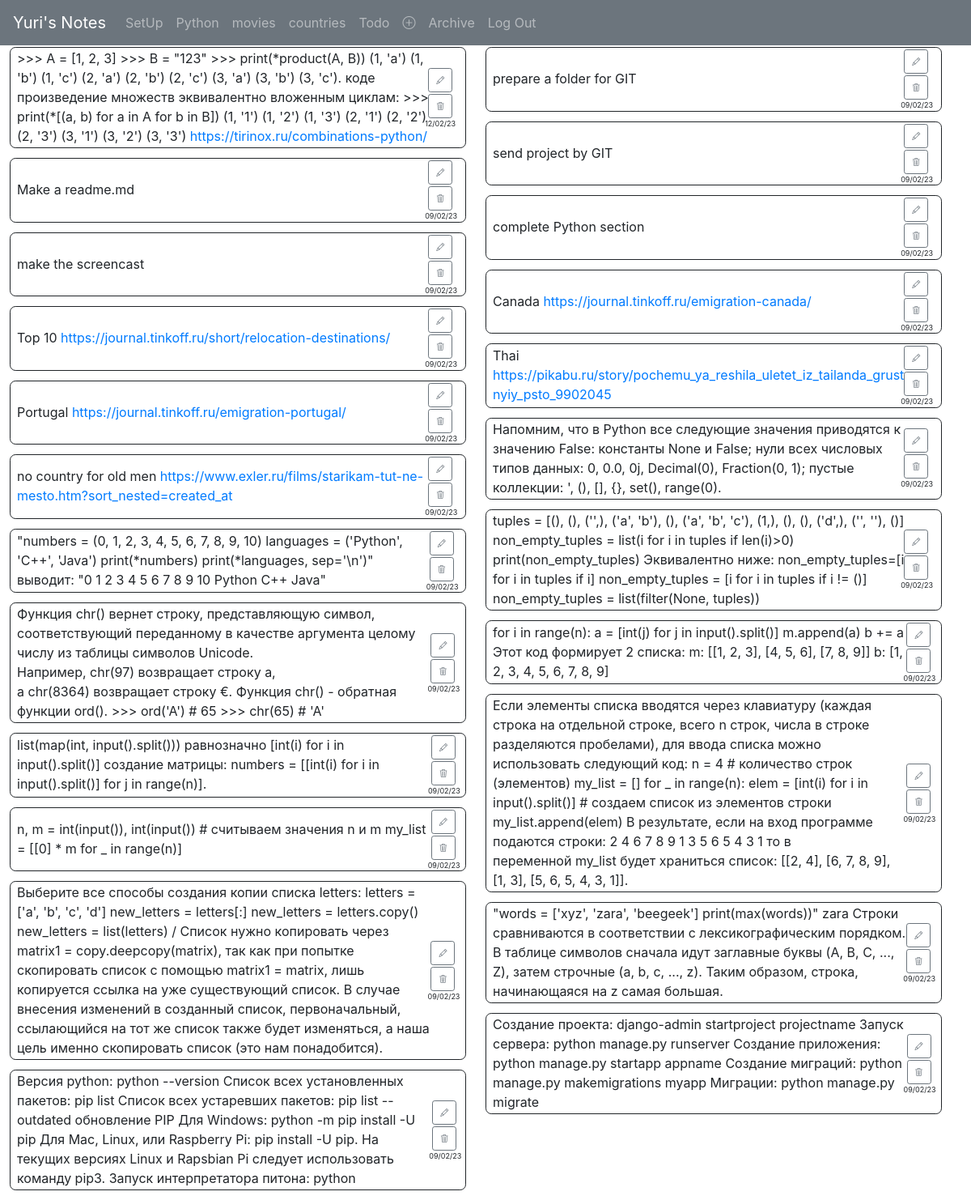
The page / (signed in) on the database its author committed.
### mynotes/models.py (models this page shows, shortened)
class User(AbstractUser):
    pass

class Section(models.Model):
    section = models.CharField(max_length=64)
    author = models.ForeignKey(User, on_delete=models.CASCADE)
    status = models.CharField(max_length=16, default='active')
    def __str__(self):
        return f'{self.section}'

class Note(models.Model):
    author = models.ForeignKey(User, on_delete=models.CASCADE)
    created = models.DateTimeField(default=timezone.now)
    crshown = models.DateField()
    content = models.TextField()
    status = models.CharField(max_length=8, default='active')
    url = models.URLField(editable=True, blank=True)
    section = models.ForeignKey(Section, on_delete=models.CASCADE)
    category = models.ManyToManyField(Category, blank=True, related_name='notecat')

### mynotes/views.py (the view)
# urls.py: path("", views.index, name="index"),
def index(request):
    if request.user.is_authenticated:
        sections = Section.objects.filter(author=request.user, status='active')
        notes = Note.objects.filter(
            author=request.user, section__in=sections, status='active'
            ).order_by('created').reverse()
        not1 = notes[0::2]
        not2 = notes[1::2]
        return render(request, "mynotes/index.html", {"sections": sections, "not1": not1, "not2": not2})
    return render(request, "mynotes/index.html")

### mynotes/templates/mynotes/index.html (shortened to what this page needs)
{% extends "mynotes/layout.html" %}
{% block nav %}
    {% if sections %}
    {% for section in sections %}
    <li class="nav-item">
        <a class="nav-link" href="{%url 'sectionnotes' section.id %}">{{section}}</a>
    </li>
    {% endfor %}
    {% endif %}
{% endblock %}
{% block body %}
<div id='notesdiv' style="display: flex; flex-wrap: wrap; margin-top: -10px;">
    <div>
    {% for note in not1 %}
    {% include "mynotes/notes.html" %}
    {% endfor %}
    </div>
    <div>
    {% for note in not2 %}
    {% include "mynotes/notes.html" %}
    {% endfor %}
    </div>
</div>
{% endblock %}

### mynotes/templates/mynotes/layout.html (shortened to what this page needs)
{% load static %}
<!DOCTYPE html>
<html lang="en">
    <head>
        <link rel="stylesheet" href="https://cdn.jsdelivr.net/npm/bootstrap@4.3.1/dist/css/bootstrap.min.css">
        <link href="{% static 'mynotes/styles.css' %}" rel="stylesheet">
    </head>
    <body>
        <nav class="navbar navbar-expand-lg navbar-dark bg-secondary">
            {% if user.is_authenticated %}
            <a class="navbar-brand" href="{% url 'index' %}">{{ user.username }}'s Notes</a>
            {% else %}
            <a class="navbar-brand" href="#">Only logged in users can keep notes here</a>
            {% endif %}
                <div>
                  <ul class="navbar-nav mr-auto">
                    {% if user.is_authenticated %}
                        {% block nav %}
                        {% endblock %}
                        <li class="nav-item active">
                            <a class="nav-link" href="{%url 'addsection' %}"><i class="bi bi-plus-circle"></i> <span class="sr-only">(current)</span></a>
                        </li>
                        <li class="nav-item">
                            <a class="nav-link" href="{%url 'archived' %}">Archive</a>
                        </li>
                        <li class="nav-item">
                            <a class="nav-link" href="{% url 'logout' %}">Log Out</a>
                        </li>
                    {% endif %}
                  </ul>
                </div>
              </nav>
        <div class="body">
            {% block body %}
            {% endblock %}
        </div>
    </body>
</html>

### mynotes/templates/mynotes/notes.html (shortened to what this page needs)
<div class="dv">
    <table>
    <tr>
        {% if categories|length > 6 %}
        <td class="roditel" style="width: 29vw;">
            <div class="cont">
                <span class="texta">{{note.content}}</span>
                <a class="urla" href={{note.url}}>{{note.url}}</a>
            </div>
        </td>
        <td style="border-right: 0.6vw solid transparent;"></td>
        <td>
            <div style="font-size: x-small; width: 14vw; height: 6vw; overflow: auto; caret-color: transparent;">
                {% for category in categories %}
                    <div style="float:left;">
                    {% if category in note.category.all %}
                    <input  class="mycl check" id={{category.id}} value={{category.category}} type="checkbox" checked>{{category.category}}&nbsp;&nbsp;
                    {% else %}
                    <input  class="mycl check" id={{category.id}} value={{category.category}} type="checkbox">{{category.category}}&nbsp;&nbsp;
                    {% endif %}
                    </div>
                {% endfor %}
            </div>
        </td>
        {% else %}
        <td class="roditel" style="width: 43.6vw;">
            <div class="cont" style="width: 42.6vw;">
                <span class="texta">{{note.content}}</span>
                <a class="urla" href={{note.url}}>{{note.url}}</a>
            </div>
        </td>
        {% endif %}
        <td>
            <ul style="list-style: none; margin-left: -45px; margin-bottom: -2px;">
                <li style="margin-bottom: 2px; margin-top:1px;">
                    <button class="bmdl pencil btn btn-sm btn-outline-secondary"><i class="mycl bi bi-pencil"></i></button>
                </li>
                <li>
                    <button class="bmdl trashbin btn btn-sm btn-outline-secondary"><i class="mycl bi bi-trash3"></i></button>
                </li>
                <li style="font-size: xx-small; margin-left: -4px; white-space: nowrap;">{{ note.crshown |date:"d/m/y" }}<span class="noteid">{{note.id}}</span></li>
            </ul>
        </td>
    </tr>
    </table>
</div>

### mynotes/static/mynotes/styles.css (style rules this page uses)
.dv { border-style: solid; border-radius: 0.6vw; border-width: 1px; margin: 1vw; padding-left: 7px; padding-top: -1px; padding-bottom: 1px; width: 47vw; white-space: normal; }
.cont { width:28vw; overflow-wrap:break-word; }
.bmdl { width: 2.5vw; height: 2.5vw; font-size: x-small }
.mycl { vertical-align: middle; accent-color: gray; }
.bi { font-style: normal; caret-color: transparent; }

### rows shown on the page
User: username "Yuri"
Section: section "SetUp"
Section: section "Python"
Section: section "movies"
Section: section "countries"
Section: section "Todo"
Note: content ">>> A = [1, 2, 3] >>> B = \"123\" >>> print(*product(A, B)) (1, 'a') (1, 'b') (1, 'c') (2, 'a') (2, 'b') (2, 'c') (3, 'a') (3, 'b') (3, 'c'). коде произведение множеств эквивалентно вложенным циклам: >>> print(*[(a, b) for a in A for b in B]) (1, '1') (1, '2') (1, '3') (2, '1') (2, '2') (2, '3') (3, '1') (3, '2') (3, '3')", url "https://tirinox.ru/combinations-python/", crshown "12/02/23"
Note: content "Make a readme.md", crshown "09/02/23"
Note: content "make the screencast", crshown "09/02/23"
Note: content "Top 10", url "https://journal.tinkoff.ru/short/relocation-destinations/", crshown "09/02/23"
Note: content "Portugal", url "https://journal.tinkoff.ru/emigration-portugal/", crshown "09/02/23"
Note: content "no country for old men", url "https://www.exler.ru/films/starikam-tut-ne-mesto.htm?sort_nested=created_at", crshown "09/02/23"
Note: content "\"numbers = (0, 1, 2, 3, 4, 5, 6, 7, 8, 9, 10) languages = ('Python', 'C++', 'Java') print(*numbers) print(*languages, sep='\\n')\" выводит: \"0 1 2 3 4 5 6 7 8 9 10 Python C++ Java\"", crshown "09/02/23"
Note: content "Функция chr() вернет строку, представляющую символ, соответствующий переданному в качестве аргумента целому числу из таблицы символов Unicode. Например, chr(97) возвращает строку a, а chr(8364) возвращает строку €. Функция chr() - обратная функции ord(). >>> ord('A') # 65 >>> chr(65) # 'A'", crshown "09/02/23"
Note: content "list(map(int, input().split())) равнозначно [int(i) for i in input().split()] создание матрицы: numbers = [[int(i) for i in input().split()] for j in range(n)].", crshown "09/02/23"
Note: content "n, m = int(input()), int(input()) # считываем значения n и m my_list = [[0] * m for _ in range(n)]", crshown "09/02/23"
Note: content "Выберите все способы создания копии списка letters: letters = ['a', 'b', 'c', 'd'] new_letters = letters[:] new_letters = letters.copy() new_letters = list(letters) / Список нужно копировать через matrix1 = copy.deepcopy(matrix), так как при попытке скопировать список с помощью matrix1 = matrix, лишь копируется ссылка на уже существующий список. В случае внесения изменений в созданный список, первоначальный, ссылающийся на тот же список также будет изменяться, а наша цель именно скопировать список (это нам понадобится).", crshown "09/02/23"
Note: content "Версия python: python --version Список всех установленных пакетов: pip list Список всех устаревших пакетов: pip list --outdated обновление PIP Для Windows: python -m pip install -U pip Для Mac, Linux, или Raspberry Pi: pip install -U pip. На текущих версиях Linux и Rapsbian Pi следует использовать команду pip3. Запуск интерпретатора питона: python", crshown "09/02/23"
Note: content "prepare a folder for GIT", crshown "09/02/23"
Note: content "send project by GIT", crshown "09/02/23"
Note: content "complete Python section", crshown "09/02/23"
Note: content "Canada", url "https://journal.tinkoff.ru/emigration-canada/", crshown "09/02/23"
Note: content "Thai", url "https://pikabu.ru/story/pochemu_ya_reshila_uletet_iz_tailanda_grustnyiy_psto_9902045", crshown "09/02/23"
Note: content "Напомним, что в Python все следующие значения приводятся к значению False: константы None и False; нули всех числовых типов данных: 0, 0.0, 0j, Decimal(0), Fraction(0, 1); пустые коллекции: ', (), [], {}, set(), range(0).", crshown "09/02/23"
Note: content "tuples = [(), (), ('',), ('a', 'b'), (), ('a', 'b', 'c'), (1,), (), (), ('d',), ('', ''), ()] non_empty_tuples = list(i for i in tuples if len(i)>0) print(non_empty_tuples) Эквивалентно ниже: non_empty_tuples=[i for i in tuples if i] non_empty_tuples = [i for i in tuples if i != ()] non_empty_tuples = list(filter(None, tuples))", crshown "09/02/23"
Note: content "for i in range(n): a = [int(j) for j in input().split()] m.append(a) b += a Этот код формирует 2 списка: m: [[1, 2, 3], [4, 5, 6], [7, 8, 9]] b: [1, 2, 3, 4, 5, 6, 7, 8, 9]", crshown "09/02/23"
Note: content "Если элементы списка вводятся через клавиатуру (каждая строка на отдельной строке, всего n строк, числа в строке разделяются пробелами), для ввода списка можно использовать следующий код: n = 4 # количество строк (элементов) my_list = [] for _ in range(n): elem = [int(i) for i in input().split()] # создаем список из элементов строки my_list.append(elem) В результате, если на вход программе подаются строки: 2 4 6 7 8 9 1 3 5 6 5 4 3 1 то в переменной my_list будет храниться список: [[2, 4], [6, 7, 8, 9], [1, 3], [5, 6, 5, 4, 3, 1]].", crshown "09/02/23"
Note: content "\"words = ['xyz', 'zara', 'beegeek'] print(max(words))\" zara Строки сравниваются в соответствии с лексикографическим порядком. В таблице символов сначала идут заглавные буквы (A, B, C, ..., Z), затем строчные (a, b, c, ..., z). Таким образом, строка, начинающаяся на z самая большая.", crshown "09/02/23"
Note: content "Создание проекта: django-admin startproject projectname Запуск сервера: python manage.py runserver Создание приложения: python manage.py startapp appname Создание миграций: python manage.py makemigrations myapp Миграции: python manage.py migrate", crshown "09/02/23"
